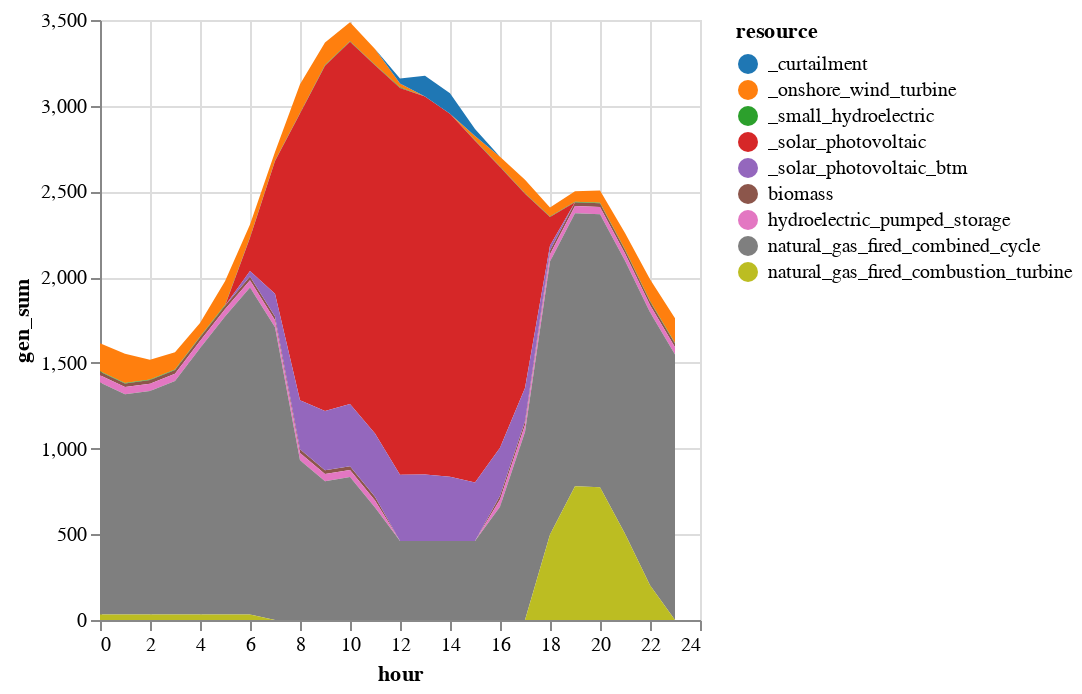

Notebook source saved alongside this figure:
### Markdown cell above
### 4. Solve a day's unit commitment

### Code cell
solution = unit_commitment_ramp(
    gen_df_sens, loads_multi, gen_variable_multi, 0.01); # 1% MIP gap

# Add in BTM solar and curtailment and plot results

sol_gen = innerjoin(solution.gen, 
                    gen_df[!, [:r_id, :resource]], 
                    on = :r_id)
sol_gen = combine(groupby(sol_gen, [:resource, :hour]), 
            :gen => sum)

# Rename generators (for plotting purposes)
sol_gen[sol_gen.resource .== "solar_photovoltaic", :resource] .= "_solar_photovoltaic"
sol_gen[sol_gen.resource .== "onshore_wind_turbine", :resource] .= "_onshore_wind_turbine"
sol_gen[sol_gen.resource .== "small_hydroelectric", :resource] .= "_small_hydroelectric"

# BTM solar
btm = DataFrame(resource = repeat(["_solar_photovoltaic_btm"]; outer=length(T_period)), 
    hour = T_period,
    gen_sum = gen_variable_multi[gen_variable_multi.gen_full .== "wec_sdge_solar_photovoltaic_1.0",:cf] * 600)
append!(sol_gen, btm)

# Curtailment
curtail = combine(groupby(solution.curtail, [:hour]),
            :curt => sum)
curtail[!, :resource] .= "_curtailment"
rename!(curtail, :curt_sum => :gen_sum)
append!(sol_gen, curtail[:,[:resource, :hour, :gen_sum]])

# Rescale hours
sol_gen.hour = sol_gen.hour .- T_period[1]

sol_gen |>
@vlplot(:area, 
    x=:hour, y={:gen_sum, stack=:zero}, 
    color={"resource:n", scale={scheme="category10"}})

### Figure 1 — Vega-Lite specification as saved in the notebook (floating-point values rounded to 4 significant figures; data arrays with more than 128 entries replaced by an {"elided": "..."} marker saying what was removed)
{"data": {"values": {"elided": "216 records"}}, "encoding": {"color": {"field": "resource", "scale": {"scheme": "category10"}, "type": "nominal"}, "x": {"field": "hour", "type": "quantitative"}, "y": {"field": "gen_sum", "stack": "zero", "type": "quantitative"}}, "mark": "area"}
